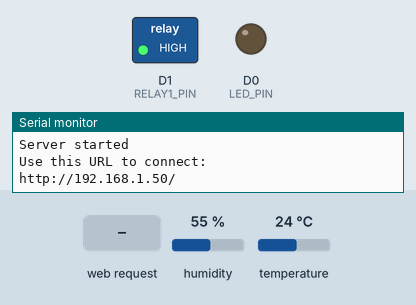
Bench run of a sketch on a simulated ESP8266 (NodeMCU). Parts: switched loads named in the sketch (green lamp = pin HIGH), output pins drawn as LEDs (lit = HIGH), the last lines printed to the serial monitor. The inputs (shaded band) are chosen by the test bench; at power-on: humidity 55 %, temperature 24 °C. WiFi joins after 1.5 s; servers stay silent unless stated.

Above: at 2.8 s.
2.9 s: HTTP request GET /LED/ON received
At 4.2 s:
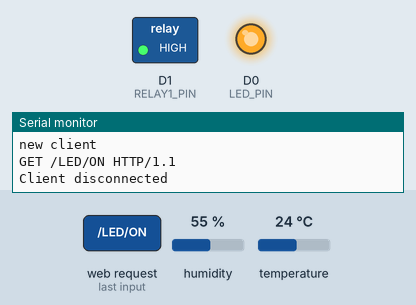
5.1 s: HTTP request GET /USBLED/ON received
At 6.3 s:
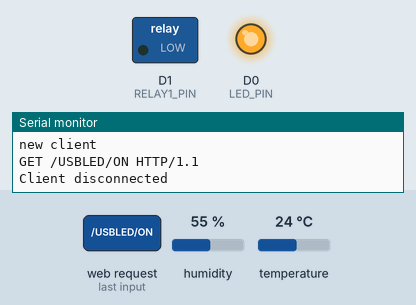
7.2 s: HTTP request GET /LED/OFF received
At 8.2 s:
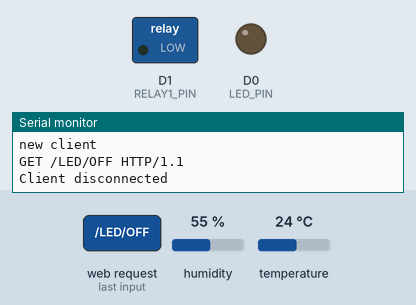
Timing chart, 0 to 10.2 s (numbered marks = the images above; inputs shaded):
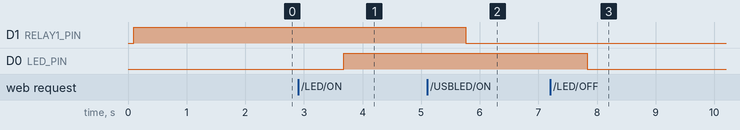

Measured:
- after the input at 2.9 s, D0 (LED_PIN): LOW → HIGH after 0.78 s
- after the input at 5.1 s, D1 (RELAY1_PIN): HIGH → LOW after 0.66 s
- after the input at 7.2 s, D0 (LED_PIN): HIGH → LOW after 0.64 s

The sketch:

lab5_esp8266_webserver.ino
```cpp
#include <DHT.h>
#include <ESP8266WiFi.h>

// 공유기 또는 무선환경에 따라 환경재설정
const char* ssid = "J-Kyu"; // 사용할 무선 SSID로 지정(예:HGU_IoT_1)
const char* password = "password";//인터넷 연결
IPAddress ip(192,168,137,1); // 고정 아이피 주소
IPAddress gateway(192,168,10,1); // set gateway to match your network
IPAddress subnet(255, 255, 255, 0); // set subnet mask to match your

#define D0 16 // LED(5파이)
#define D1 5 // Relay control signal pin
#define D2 4 // 온습도센서 연결핀
#define LIGHT_PIN A0 // 조도센서 연결핀
#define LED_PIN D0
#define DHT_PIN D2
#define DHTTYPE DHT22
#define RELAY1_PIN D1
#define RELAY_OFF HIGH
#define RELAY_ON LOW
#define LED_ON HIGH
#define LED_OFF LOW


DHT dht(DHT_PIN, DHTTYPE);
int USBLED_state, light_value;
float temperature, humidity;
WiFiServer server(80);

void setup() {
  Serial.begin(9600); //속도-usb로 연결(통신)하겠다
  dht.begin();
  delay(100);
  pinMode(LIGHT_PIN,INPUT); // CDS 조도 센서 입력단자
  pinMode(LED_PIN, OUTPUT); // LED 연결단자
  pinMode(RELAY1_PIN, OUTPUT); // Relay signal 출력단자
  digitalWrite(RELAY1_PIN, RELAY_OFF); // Relay OFF
  USBLED_state = RELAY_OFF;

  //Connect to wifi my network;
  Serial.println();
  Serial.println();
  Serial.println("Connecting to ");
  Serial.println(ssid);

  WiFi.mode(WIFI_STA); // station mode로 설정
  WiFi.config(ip, gateway, subnet);
  WiFi.begin(ssid, password); //와이파이에 연결
  //wifi에 접속시도 하는 동안 점을 찍어 진행되고 있음을 표시

  while (WiFi.status() != WL_CONNECTED) {
    delay(500);
    Serial.println(".");
  }

  Serial.println("");
  Serial.println("WiFi Connected");

  //Start the server
  server.begin();
  Serial.println("Server started");

  //Print the IP address - 웹에서 접속할 IP를 알려 준다.
  Serial.println("Use this URL to connect: ");
  Serial.print("http://");
  Serial.print(WiFi.localIP());
  Serial.println("/");
}


void loop() {
// Check if a client has connected
  WiFiClient client = server.available();
  if(!client) {
    delay(1000); return;
  }

  humidity = dht.readHumidity();
  temperature = dht.readTemperature();
  Serial.println("Measuring Temperature and Humidity...");

  while((isnan(humidity) || isnan(temperature))){
    delay(1000);
    Serial.print(".");
    humidity = dht.readHumidity();
    temperature = dht.readTemperature();
  }

  Serial.print("Temperature = ");
  Serial.print(temperature);
  Serial.print(" Humidity = ");
  Serial.println(humidity);

  // light_value = analogRead(LIGHT_PIN);
  // Wait untill the client sends some data
  Serial.println("new client");

  while(!client.available()){
    delay(100);
  }


  //Read the first line of the request
  String request = client.readStringUntil('\r');
  Serial.println(request);
  client.flush();

  //Match the request for LED
  if (request.indexOf("/LED/ON") != -1) {
    digitalWrite(LED_PIN, LED_ON);
  }
  if(request.indexOf("/LED/OFF") != -1) {
    digitalWrite(LED_PIN, LED_OFF);
  }
  //Match the request for USBLED
  if (request.indexOf("/USBLED/ON") != -1) {
    digitalWrite(RELAY1_PIN, RELAY_ON);
    USBLED_state = RELAY_ON;
  }
  if(request.indexOf("/USBLED/OFF") != -1) {
    digitalWrite(RELAY1_PIN, RELAY_OFF);
    USBLED_state = RELAY_OFF;
  }


  client.println("HTTP/1.1 200 OK");
  client.println("Content-Type: text/html");
  client.println("");
  client.println("<!DOCTYPE HTML>");
  client.println("<html>");
  client.println("<head>");
  client.println("<title>NodeMCU Control</title>");
  client.println("<meta name='viewport' content='width=device-width, user-scalable=no'>");
  client.println("</head>");
  client.println("<body>");
  client.println("<div style='width: 300px; margin: auto; text-align: center;'>");
  client.println("<h1>Welcome to Handong Global University</h1>");
  client.println("<h2>NodeMCU Web Server</h2>");
  client.print("<h3>");
  client.print(WiFi.localIP()); //IP주소 출력
  client.println("</h3>");
  client.println("<p>");
  client.println("</p>");


  client.println("<a href=\"/LED/ON\"\"><button>LED On </button></a>");
  client.println("<a href=\"/LED/OFF\"\"><button>LED Off </button></a><br/>");
  client.println("<p>");
  client.print("Temperature : "); client.println(temperature);
  client.println("</p>"); client.println("<p>");
  client.print("Humidity : "); client.println(humidity);
  client.println("</p>"); client.println("<p>");
  client.print("USB LED lamp: ");

  if(USBLED_state == RELAY_ON) {
    client.println("ON");
  } else {
    client.println("OFF");
  }
  client.println("</p>");
  client.println("Light intensity : "); client.println(light_value);
  client.println("<p>");
  client.println("</div>");
  client.println("</body>");
  client.println("</html>");
  delay(1);
  Serial.println("Client disconnected");
  Serial.print("");
}
```
